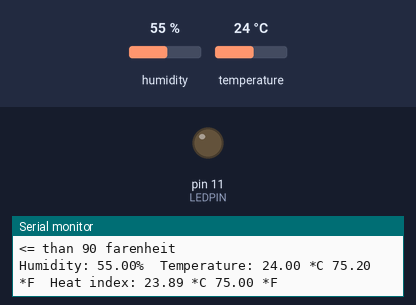
A sketch run on a simulated Arduino Mega 2560, built with avr-gcc and run on an emulated ATmega2560. Parts: output pins drawn as LEDs (lit = HIGH), the last lines printed to the serial monitor. The inputs (shaded band) are chosen by the test bench; at power-on: temperature 24 °C, humidity 55 %.

Above: at 4.8 s.
4.9 s: temperature set to 31 °C
7.9 s: temperature set to 34 °C
At 9.3 s:
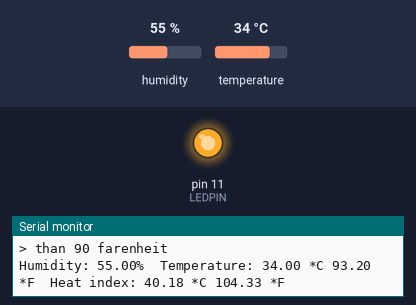
10.9 s: temperature set to 12 °C
At 13.4 s:
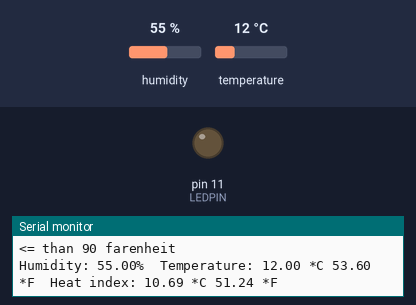
13.9 s: temperature set to 33 °C
At 14.9 s:
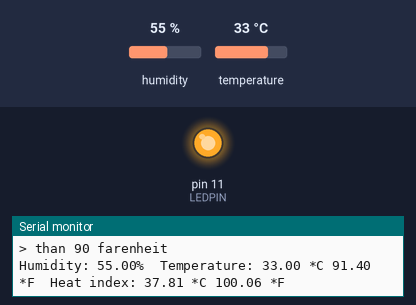
Timing chart, 0 to 16.9 s (numbered marks = the images above; inputs shaded):
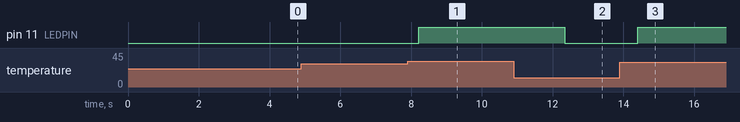

Measured:
- the behaviour switches between 32 and 33 °C on temperature (found by bisection; images 0 and 1)
- after the input at 7.9 s, pin 11 (LEDPIN): LOW → HIGH after 0.31 s
- after the input at 10.9 s, pin 11 (LEDPIN): HIGH → LOW after 1.4 s
- after the input at 13.9 s, pin 11 (LEDPIN): LOW → HIGH after 0.50 s

The sketch:

dht_sampler.ino
```cpp
// Example testing sketch for various DHT humidity/temperature sensors
// Written by ladyada, public domain

#include "DHT.h"

#define DHTPIN 12       // what digital pin the humidity data output is on
#define LEDPIN 11       // what pin the LED is on
#define LED_THRES 90.0  // The temp in farenheit at which the led turns on
#define DHTTYPE DHT11   // DHT 11

// Connect pin 1 (on the left) of the sensor to +5V
// NOTE: If using a board with 3.3V logic like an Arduino Due connect pin 1
// to 3.3V instead of 5V!
// Connect pin 2 of the sensor to whatever your DHTPIN is
// Connect pin 4 (on the right) of the sensor to GROUND
// Connect a 10K resistor from pin 2 (data) to pin 1 (power) of the sensor

// Initialize DHT sensor.
// Note that older versions of this library took an optional third parameter to
// tweak the timings for faster processors.  This parameter is no longer needed
// as the current DHT reading algorithm adjusts itself to work on faster procs.
DHT dht(DHTPIN, DHTTYPE);

void setup() {
  // To USB
  Serial.begin(9600);

  // To OpenWRT
  Serial1.begin(57600);

  // Setup LED
  pinMode(LEDPIN, OUTPUT);

  // To Pins
  dht.begin();
}

/**
 * Print the data read to the USB output
 * @param humidity - The percent humidity read
 * @param tempCel  - The temp in Celcius
 * @param tempFar  - The temp in Farenheit
 * @param heatIndexCel - The heat index in Celcius
 * @param headIndexFar - The heat index in Farenheit
 */
void printToCOM(float humidity, float tempCel, float tempFar, float heatIndexCel, float heatIndexFar) {
  Serial.print("Humidity: ");
  Serial.print(humidity);
  Serial.print("%\t");
  Serial.print("Temperature: ");
  Serial.print(tempCel);
  Serial.print(" *C ");
  Serial.print(tempFar);
  Serial.print(" *F\t");
  Serial.print("Heat index: ");
  Serial.print(heatIndexCel);
  Serial.print(" *C ");
  Serial.print(heatIndexFar);
  Serial.println(" *F");
}

/**
 * Print the data read to the Processor
 * @param humidity - The percent humidity read
 * @param tempCel  - The temp in Celcius
 * @param tempFar  - The temp in Farenheit
 * @param heatIndexCel - The heat index in Celcius
 * @param headIndexFar - The heat index in Farenheit
 */
void printToWRT(float humidity, float tempCel, float tempFar, float heatIndexCel, float heatIndexFar) {
  Serial1.print(humidity);
  Serial1.print("\t");
  Serial1.print(tempCel);
  Serial1.print("\t");
  Serial1.print(tempFar);
  Serial1.print("\t");
  Serial1.print(heatIndexCel);
  Serial1.print("\t");
  Serial1.print(heatIndexFar);
  Serial1.println("");
}

void loop() {
  // Wait a few seconds between measurements.
  delay(2000);

  // Reading temperature or humidity takes about 250 milliseconds!
  // Sensor readings may also be up to 2 seconds 'old' (its a very slow sensor)
  float h = dht.readHumidity();
  // Read temperature as Celsius (the default)
  float t = dht.readTemperature();
  // Read temperature as Fahrenheit (isFahrenheit = true)
  float f = dht.readTemperature(true);

  // Check if any reads failed and exit early (to try again).
  if (isnan(h) || isnan(t) || isnan(f)) {
    Serial.println("Failed to read from DHT sensor!");
    Serial1.println("-");
    return;
  }

  // Compute heat index in Fahrenheit (the default)
  float hif = dht.computeHeatIndex(f, h);
  // Compute heat index in Celsius (isFahreheit = false)
  float hic = dht.computeHeatIndex(t, h, false);

  if (f > LED_THRES) {
    Serial.println("> than 90 farenheit");
    digitalWrite(LEDPIN, HIGH);
  } else {
    Serial.println("<= than 90 farenheit");
    digitalWrite(LEDPIN, LOW);
  }

  printToCOM(h, t, f, hic, hif);
  printToWRT(h, t, f, hic, hif);
}
```
